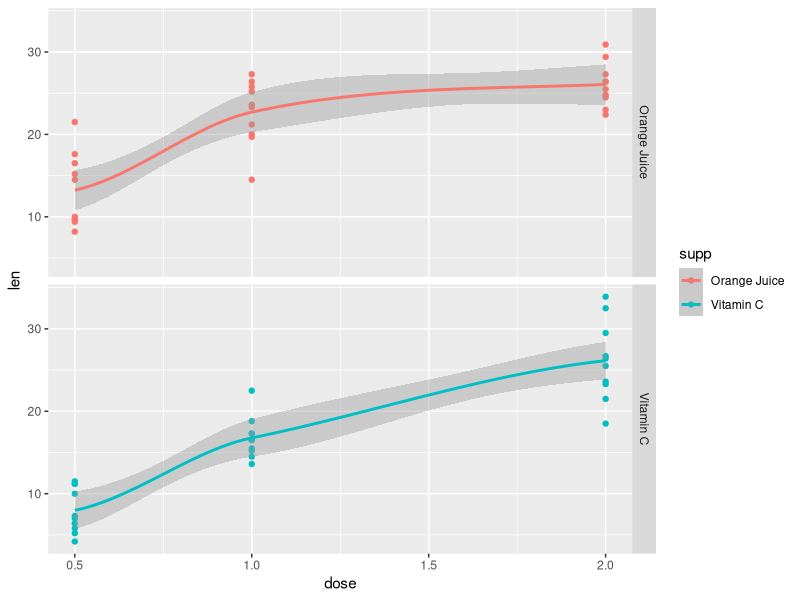
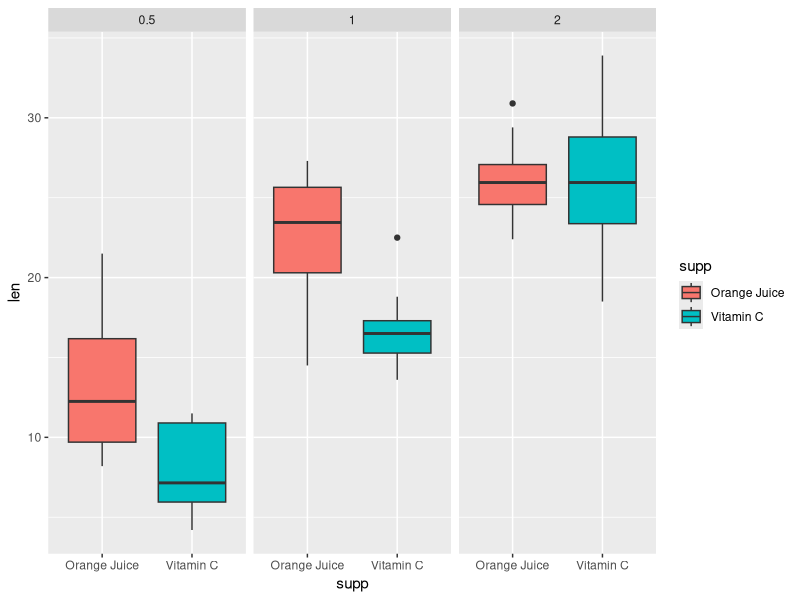

Here is the R script that generated these plots, in order: (Note: this script raises an error after producing the figures.)
## ---- chunk 1
library(reshape2)
library(plyr)
library(ggplot2)
library(gridExtra)
## ---- chunk 2
data(ToothGrowth)
# ToothGrowth$dose <- as.factor(ToothGrowth$dose)
ToothGrowth$supp <- factor(ToothGrowth$supp, levels=c("OJ", "VC"), labels=c("Orange Juice", "Vitamin C"))

## ---- chunk 3
l <- lapply(split(ToothGrowth, ToothGrowth$supp), function(x) {
    lapply(split(x, x$dose), function(x) {
        x$len
    })
})
l <- unlist(l, recursive = FALSE)
lapply(l, summary)
## ---- chunk 4
g <- ggplot(ToothGrowth, aes(dose, len, colour=supp)) +
    geom_point() +
    facet_grid(supp ~ .) +
    geom_smooth(method="loess")
print(g)

g <- ggplot(ToothGrowth, aes(supp, len)) + geom_boxplot(aes(fill=supp)) + facet_grid(. ~ dose)
print(g)
## ---- chunk 5
local_t.test <- function(m, l) {
    # Get the right data
    xind <- m[1] 
    yind <- m[2]
    x <- l[[xind]]
    y <- l[[yind]]
    
    # T Test
    t <- t.test(y, x)
    
    # Calculate interval
    mdiff <- mean(y) - mean(x)
    conf.int <- mdiff + c(-1, 1) * qt(.975, (length(x)-1 + length(y)-1)) * sqrt(sd(x)^2/length(x) + sd(y)^2/length(y))
    conf.int <- conf.int / sd(x)
    
    # Formating plot
    local_format <- function(x) {
        format(round(x, 2), nsmall = 2)
    }
    plotTitle <- paste(names(l)[xind], names(l)[yind], sep=" X ")
    plotTitle <- gsub(".0.5", " 0.5", plotTitle)
    plotTitle <- gsub(".1", " 1.0", plotTitle)
    plotTitle <- gsub(".2", " 2.0", plotTitle)
    plotTitle <- paste(plotTitle, "\n",
                       "95% Confidence Interval:",
                       local_format(conf.int[1]),
                       local_format(conf.int[2]))
    plotTitle <- paste(plotTitle, "\n",
                       "P value:", local_format(t$p.value))
    plotTitle <- paste(plotTitle, "\n",
                       "T value:", local_format(t$statistic))
    
    plotLabel <- c(names(l)[m[1]], names(l)[m[2]])

    # Formatting plot data
    standardizedX <- (x - mean(x)) / sd(x)
    standardizedY <- (y - mean(x)) / sd(x)
    df <- melt(data.frame(standardizedX, standardizedY), id=NULL)
    df$variable <- factor(df$variable, labels=plotLabel)
    meandf <- ddply(df, "variable", summarise, value=mean(value))
    
    # Plot
    ggplot(df, aes(value, fill=variable)) +
        geom_density(alpha=.5) +
        geom_vline(data=meandf, aes(xintercept=value,  colour=variable),
               linetype="dashed", size=1) +
        xlim(range(c(standardizedX, standardizedY))) + 
        theme(legend.position="bottom") +
        ggtitle(plotTitle) +
        xlab("standard deviation")
}
## ---- chunk 6
groups <- lapply(list(c(1,2,1,3,2,3), c(1,2,1,3,2,3) +3, c(1,4,2,5,3,6)), function(l) {
    matrix(l, ncol=2, byrow=TRUE)
})
## ---- chunk 7
g <- apply(groups[[1]], 1, local_t.test, l=l)
do.call(grid.arrange, c(g, list(ncol=3, main="Orange Juice")))
## ---- chunk 8
g <- apply(groups[[2]], 1, local_t.test, l=l)
do.call(grid.arrange, c(g, list(ncol=3, main="Vitamin C")))
## ---- chunk 9
g <- apply(groups[[3]], 1, local_t.test, l=l)
do.call(grid.arrange, c(g, list(ncol=3, main="Dosage")))
